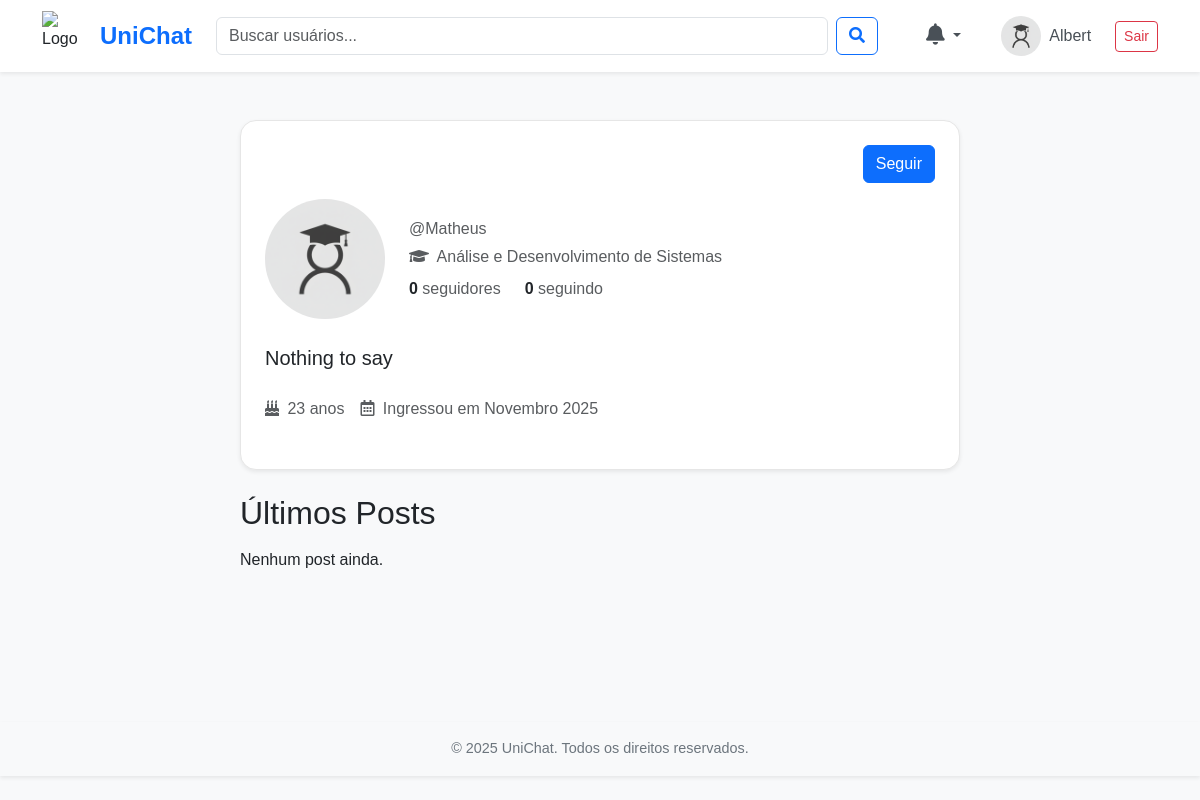
/profile/Matheus/ (signed in), run on the app's committed database.
### users/models.py (models this page shows, shortened)
class Course(models.Model):
    name = models.CharField(max_length=100)

class Profile(models.Model):
    user = models.OneToOneField('auth.User', on_delete=models.CASCADE)
    bio = models.TextField(blank=True)
    avatar = models.ImageField(upload_to='avatars/', blank=True, null=True)
    date_of_birth = models.DateField(null=True, blank=True)
    location = models.CharField(max_length=100, blank=True)
    website = models.URLField(max_length=200, blank=True)
    course = models.ManyToManyField(Course, related_name='students', blank=True)
    following = models.ManyToManyField(User, related_name='followers', symmetrical=False, blank=True)
    is_teacher = models.BooleanField(default=False)

### users/views.py (the view)
# urls.py: path('profile/<str:username>/', views.profile_view, name='profile'),
def profile_view(request, username=None):
    if username is None:
        return redirect('profile', username=request.user.username)
    target_user = get_object_or_404(User, username=username)
    try:
        target_profile = target_user.profile
    except Profile.DoesNotExist:
        target_profile = Profile.objects.create(user=target_user)
    is_following = False
    if request.user.is_authenticated:
        if request.user != target_user:
            is_following = request.user.profile.following.filter(id=target_user.id).exists()
    followers_count = target_user.followers.count()
    following_count = target_profile.following.count()
    age = None
    if target_profile.date_of_birth:
        today = date.today()
        birth_date = target_profile.date_of_birth
        age = today.year - birth_date.year - ((today.month, today.day) < (birth_date.month, birth_date.day))
    posts = Post.objects.filter(
        author=target_user
    ).select_related(
        'author__profile'
    ).prefetch_related(
        'comments__author__profile',
        'comments__replies__author__profile'
    ).order_by('-created_at')
    context = {
        'target_user': target_user,
        'target_profile': target_profile,
        'is_following': is_following,
        'age': age,
        'followers_count': followers_count,
        'following_count': following_count,
        'posts': posts,
    }
    return render(request, 'users/profile.html', context)

### users/templates/users/profile.html (shortened to what this page needs)
{% extends "base.html" %}
{% load static %}
{% block extra_head %}
    <link rel="stylesheet" href="{% static 'users/css/profile.css' %}">
    <link rel="stylesheet" href="https://cdnjs.cloudflare.com/ajax/libs/font-awesome/5.15.4/css/all.min.css">
{% endblock %}
{% block content %}
<div class="container mt-4">
    <div class="row">
        <div class="col-md-8 offset-md-2">
            <div class="card shadow-sm p-4 mb-4">
                <div class="d-flex justify-content-end mb-3">
                    {% if request.user == target_user %}
                        <a href="{% url 'profile_update' %}" class="btn btn-primary">
                            <i class="fas fa-pencil-alt"></i> Editar perfil
                        </a>
                    {% else %}
                        <a href="{% url 'follow_user' username=target_user.username %}" class="btn btn-primary">
                            {% if is_following %}
                                Deixar de Seguir
                            {% else %}
                                Seguir
                            {% endif %}
                        </a>
                    {% endif %}
                </div>
                <div class="d-flex align-items-center mb-4">
                    <div class="me-4">
                        {% if target_profile.avatar %}
                            <img src="{{ target_profile.avatar.url }}" alt="Profile Avatar" class="rounded-circle" style="width: 120px; height: 120px; object-fit: cover;">
                        {% else %}
                            <img src="{% static 'img/default_profile.png' %}" alt="Default Profile" class="rounded-circle" style="width: 120px; height: 120px; object-fit: cover;">
                        {% endif %}
                    </div>
                    <div>
                        <p class="text-muted mb-1">@{{ target_user.username }}</p>
                        <div class="d-flex flex-column">
                            {% if target_profile and target_profile.course.exists %}
                                <p class="text-muted mb-0"><i class="fas fa-graduation-cap me-1"></i>
                                    {% for course in target_profile.course.all %}
                                        {{ course.name }}{% if not forloop.last %}, {% endif %}
                                    {% endfor %}
                                </p>
                            {% endif %}
                            <div class="d-flex mt-2">
                                <a href="#" class="me-4 text-decoration-none text-dark" data-bs-toggle="modal" data-bs-target="#followModal" data-list-type="followers">
                                    <span class="fw-bold">{{ followers_count }}</span>
                                    <span class="text-muted">seguidores</span>
                                </a>
                                <a href="#" class="text-decoration-none text-dark" data-bs-toggle="modal" data-bs-target="#followModal" data-list-type="following">
                                    <span class="fw-bold">{{ following_count }}</span>
                                    <span class="text-muted">seguindo</span>
                                </a>
                            </div>
                        </div>
                    </div>
                </div>
                <p class="lead mb-4">{{ target_profile.bio|default:"Nenhuma bio adicionada ainda." }}</p>
                <ul class="list-unstyled d-flex flex-wrap text-muted">
                    {% if age is not None %}
                    <li class="me-3 mb-2">
                        <i class="fas fa-birthday-cake me-1"></i> {{ age }} anos
                    </li>
                    {% endif %}
                    <li class="me-3 mb-2">
                        <i class="far fa-calendar-alt me-1"></i> Ingressou em {{ target_user.date_joined|date:"F Y" }}
                    </li>
                </ul>
            </div>
            <div class="posts-section mt-4">
                <h2 class="mb-3">Últimos Posts</h2>
                {% for post in posts %}
                    {% include "posts/post_card.html" %}
                {% empty %}
                    <p>Nenhum post ainda.</p>
                {% endfor %}
            </div>
            </div>
    </div>
</div>
{% endblock %}

### core/templates/base.html (shortened to what this page needs)
<!DOCTYPE html>
<html lang="pt-br">
<head>
    {% load static %}
    <link href="https://cdn.jsdelivr.net/npm/bootstrap@5.3.8/dist/css/bootstrap.min.css" rel="stylesheet">
    <link rel="stylesheet" href="{% static 'chat.css' %}">
    <link rel="stylesheet" href="{% static 'base.css' %}">
    <link rel="stylesheet" href="https://cdnjs.cloudflare.com/ajax/libs/font-awesome/6.4.0/css/all.min.css">
    {% block extra_head %}{% endblock %}
</head>
<body class="d-flex flex-column min-vh-100">
    <header class="header-principal bg-white shadow-sm">
        <nav class="d-flex align-items-center justify-content-between container py-2">
            <a href="{% url 'home' %}" class="d-flex align-items-center text-decoration-none text-dark">
                <img src="{% static 'img/LOGO_PAINEL.png' %}" alt="Logo" width="50" height="50" class="me-2">
                <span class="fs-4 fw-bold text-primary">UniChat</span>
            </a>
            <div class="flex-fill mx-4" style="position: relative;">
                <div class="d-flex align-items-center" style="max-width: 800px;">
                    <input type="text" id="search-input" name="q" class="form-control me-2"
                        placeholder="Buscar usuários..." aria-label="Busca usuários">
                    <button type="submit" id="search-button" class="btn btn-outline-primary"><i
                            class="fas fa-search"></i></button>
                </div>
            </div>
            <ul class="nav align-items-center gap-2 mb-0">
                {% if user.is_authenticated %}
                <li class="nav-item">
                <li class="nav-item dropdown">
                    <a class="nav-link position-relative dropdown-toggle" href="#" id="notificationsDropdown"
                        role="button" data-bs-toggle="dropdown" aria-expanded="false">
                        <i class="fas fa-bell fa-lg"></i>
                    </a>
                </li>
                <li class="nav-item d-flex align-items-center gap-2">
                    <a class="nav-link d-flex align-items-center gap-2"
                        href="{% url 'profile' username=user.username %}">
                        <img src="{% if user.profile.avatar %}{{ user.profile.avatar.url }}{% else %}{% static 'img/default_profile.png' %}{% endif %}"
                            alt="Foto de Perfil" width="40" height="40" class="rounded-circle">
                        <span>{{ user.username }}</span>
                    </a>
                </li>
                <li class="nav-item">
                    <form action="{% url 'logout' %}" method="post" class="m-0">
                        <button type="submit" class="btn btn-outline-danger btn-sm">Sair</button>
                    </form>
                </li>
                {% endif %}
            </ul>
        </nav>
    </header>
    <main class="container my-4 flex-fill">
        {% block content %}{% endblock %}
    </main>
    <footer class="text-center py-3 bg-light shadow-sm mt-auto">
        <p class="mb-0">&copy; 2025 UniChat. Todos os direitos reservados.</p>
    </footer>
</body>
</html>

### core/static/chat.css (style rules this page uses)
:root { --cor-primaria: #0a4ebd; --cor-primaria-hover: #083d9b; --cor-fundo: #f0f2f5; --cor-fundo-form: #ffffff; --cor-fundo-ponto: rgba(0, 0, 0, 0.08); }

### core/static/base.css (style rules this page uses)
body { background-color: #f8f9fa; font-family: 'Arial', sans-serif; color: #212529; }
.header-principal { background-color: #fff; box-shadow: 0 2px 6px rgba(0,0,0,0.05); position: sticky; top: 0; z-index: 1000; }
.nav-link { color: #495057; font-weight: 500; }
.btn-primary { background-color: #0d6efd; border-color: #0d6efd; transition: background-color 0.3s ease; }
.btn-outline-primary { color: #0d6efd; border-color: #0d6efd; }
footer { font-size: 0.9rem; color: #6c757d; }
.card { border-radius: 16px; background: #ffffff; border: 1px solid #e6e6e6; padding: 1.5rem; }

### data on the page
Course: name "Análise e Desenvolvimento de Sistemas"
Profile: bio "Nothing to say"

### other printed values
{{ user.username }} "Albert"
{{ target_user.username }} "Matheus"
{{ followers_count }} "0"
{{ following_count }} "0"
{{ age }} "23"
{{ target_user.date_joined|date:"F Y" }} "Novembro 2025"
